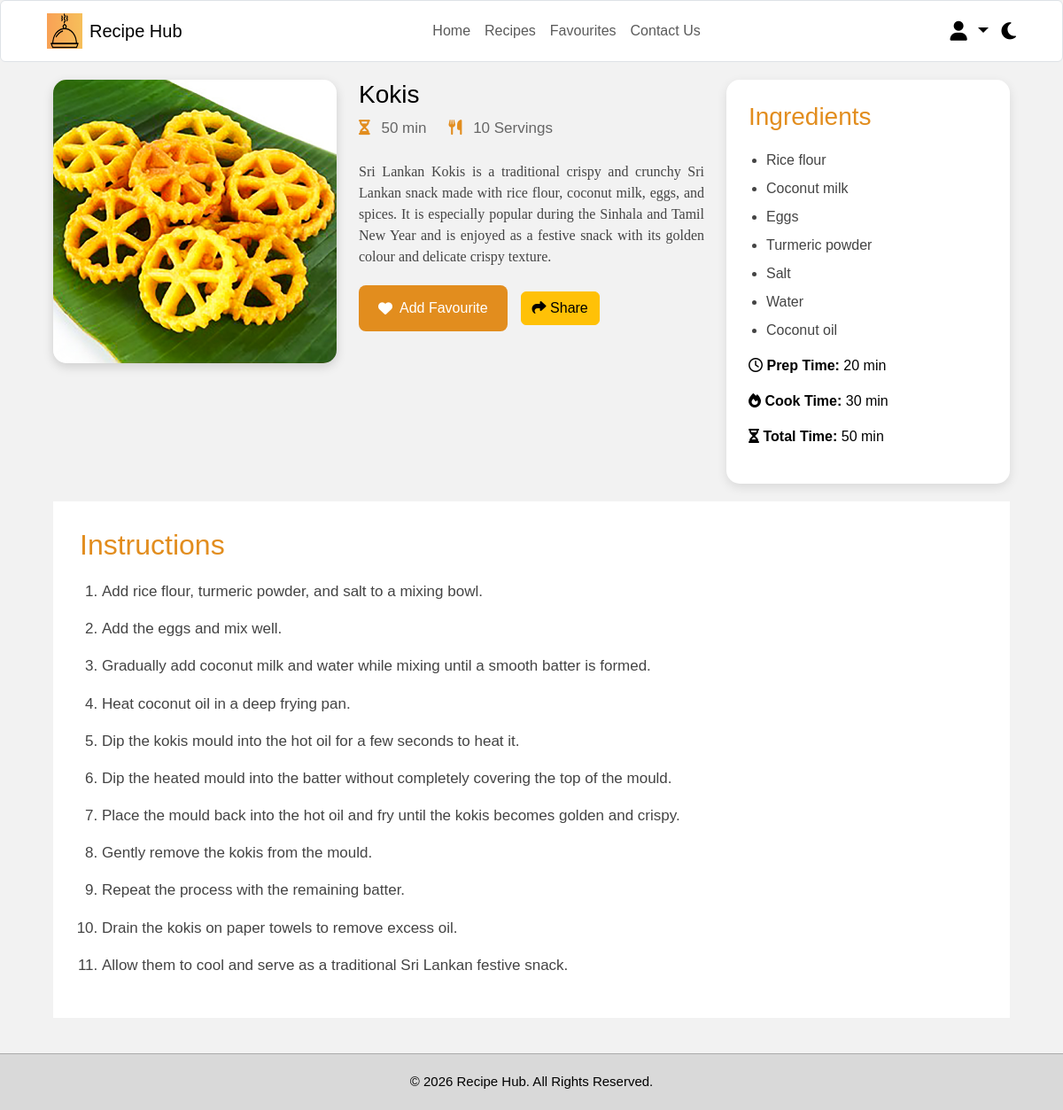
/recipe-details.php?recipe=kokis (signed in), run on the app's committed database.
### tables this page shows
CREATE TABLE `recipes` (
  `id` int(11) NOT NULL,
  `recipe_key` varchar(100) DEFAULT NULL,
  `title` varchar(255) NOT NULL,
  `description` text DEFAULT NULL,
  `image` varchar(255) DEFAULT NULL,
  `ingredients` text NOT NULL,
  `instructions` text NOT NULL,
  `prep_time` varchar(50) DEFAULT NULL,
  `cook_time` varchar(50) DEFAULT NULL,
  `total_time` varchar(50) DEFAULT NULL,
  `servings` varchar(50) DEFAULT NULL,
  `user_id` int(11) DEFAULT NULL
);

### Recipe-Details.php (the view, shortened to what this page needs)
<?php
include "includes/db.php";
$recipeKey = isset($_GET["recipe"]) ? trim($_GET["recipe"]) : "";
$sql = "SELECT id, recipe_key, title, description, image,
               ingredients, instructions,
               prep_time, cook_time, total_time, servings
        FROM recipes
        WHERE recipe_key = ?";
$stmt = $conn->prepare($sql);
$stmt->execute([$recipeKey]);
$recipe = $stmt->fetch(PDO::FETCH_ASSOC);
$userId = $_SESSION["user_id"];
$sql = "SELECT id
        FROM favourites
        WHERE user_id = ?
        AND recipe_id = ?";
$stmt = $conn->prepare($sql);
$stmt->execute([
    $userId,
    $recipe["id"]
]);
$isFavourite = $stmt->fetch(PDO::FETCH_ASSOC);
?>
<!DOCTYPE html>
<html lang="en">
<head>
    <link
        rel="stylesheet"
        href="https://cdnjs.cloudflare.com/ajax/libs/font-awesome/6.5.0/css/all.min.css"
    >
    <link
        href="https://cdn.jsdelivr.net/npm/bootstrap@5.3.3/dist/css/bootstrap.min.css"
        rel="stylesheet"
    >
    <link rel="stylesheet" href="css/style.css">
</head>
<body>
<header>
    <nav class="navbar navbar-expand-lg bg-white border rounded">
        <div class="container-fluid">
            <a class="navbar-brand d-flex align-items-center"
               href="home.php">
                <img
                    src="Images/Logo/Recipe_Hub_logo.png"
                    width="40"
                    height="40"
                    class="me-2"
                    alt="Recipe Hub Logo"
                >
                <span>
                    Recipe Hub
                </span>
            </a>
            <div
                class="collapse navbar-collapse"
                id="navbarMenu"
            >
                <ul class="navbar-nav mx-auto">
                    <li class="nav-item">
                        <a
                            class="nav-link"
                            href="home.php"
                        >
                            Home
                        </a>
                    </li>
                    <li class="nav-item">
                        <a
                            class="nav-link"
                            href="recipes.php"
                        >
                            Recipes
                        </a>
                    </li>
                    <li class="nav-item">
                        <a
                            class="nav-link"
                            href="favourites.php"
                        >
                            Favourites
                        </a>
                    </li>
                    <li class="nav-item">
                        <a
                            class="nav-link"
                            href="Contacts.php"
                        >
                            Contact Us
                        </a>
                    </li>
                </ul>
                <div class="dropdown">
                    <a
                        href="#"
                        class="user-icon dropdown-toggle"
                        data-bs-toggle="dropdown"
                        aria-expanded="false"
                    >
                        <i class="fa-solid fa-user"></i>
                    </a>
                </div>
                <i class="fa-solid fa-moon mode-icon"></i>
            </div>
        </div>
    </nav>
</header>
<main>
    <section class="recipe-details">
        <div class="recipe-image">
            <img
                id="recipeImage"
                src="<?php echo htmlspecialchars($recipe["image"]); ?>"
                alt="<?php echo htmlspecialchars($recipe["title"]); ?>"
            >
        </div>
        <div class="recipe-content">
            <h3 id="recipeTitle">
                <?php echo htmlspecialchars($recipe["title"]); ?>
            </h3>
            <div class="recipe-meta">
                <span>
                    <i class="fa-solid fa-hourglass-half"></i>
                    <?php echo htmlspecialchars($recipe["total_time"]); ?>
                </span>
                <span>
                    <i class="fa-solid fa-utensils"></i>
                    <?php echo htmlspecialchars($recipe["servings"]); ?>
                </span>
            </div>
            <p id="recipeDescription">
                <?php echo htmlspecialchars($recipe["description"]); ?>
            </p>
            <div class="favourite-actions">
    <?php if ($isFavourite): ?>
        <form method="POST" action="Favourites.php">
            <input
                type="hidden"
                name="recipe_id"
                value="<?php echo $recipe["id"]; ?>"
            >
            <input
                type="hidden"
                name="action"
                value="remove"
            >
            <button
                type="submit"
                class="fav-btn"
            >
                <i class="fa-solid fa-heart-crack"></i>
                Remove Favourite
            </button>
        </form>
    <?php else: ?>
        <form method="POST" action="Favourites.php">
            <button
                type="submit"
                class="fav-btn"
            >
                <i class="fa-solid fa-heart"></i>
                Add Favourite
            </button>
        </form>
    <?php endif; ?>
    <button
        id="shareRecipeBtn"
        class="btn btn-warning"
        type="button"
    >
        <i class="fa-solid fa-share"></i>
        Share
    </button>
</div>
        </div>
        <aside class="ingredients-box">
            <h2>
                Ingredients
            </h2>
            <ul id="recipeIngredients">
            <?php
                $ingredients = preg_split('/\r\n|\r|\n|,/', $recipe["ingredients"]);
            foreach ($ingredients as $ingredient):
             $ingredient = trim($ingredient);
             if ($ingredient !== ""):
                ?>
        <li>
            <?php echo htmlspecialchars($ingredient); ?>
        </li>
    <?php
        endif;
    endforeach;
    ?>
</ul>
            <div class="recipe-info">
                <p>
                    <i class="fa-regular fa-clock"></i>
                    <strong>Prep Time:</strong>
                    <?php echo htmlspecialchars($recipe["prep_time"]); ?>
                </p>
                <p>
                    <i class="fa-solid fa-fire"></i>
                    <strong>Cook Time:</strong>
                    <?php echo htmlspecialchars($recipe["cook_time"]); ?>
                </p>
                <p>
                    <i class="fa-solid fa-hourglass-half"></i>
                    <strong>Total Time:</strong>
                    <?php echo htmlspecialchars($recipe["total_time"]); ?>
                </p>
            </div>
        </aside>
    </section>
    <section class="instructions">
        <h2>
            Instructions
        </h2>
        <ol id="recipeInstructions">
    <?php
    $instructions = preg_split(
        '/\r\n|\r|\n/',
        $recipe["instructions"]
    );
    foreach ($instructions as $instruction):
        $instruction = trim($instruction);
        if ($instruction !== ""):
    ?>
        <li>
            <?php echo htmlspecialchars($instruction); ?>
        </li>
    <?php
        endif;
    endforeach;
    ?>
</ol>
    </section>
</main>
<footer>
    © 2026 Recipe Hub. All Rights Reserved.
</footer>
</body>
</html>

### css/Style.css (style rules this page uses)
* { margin:0; padding:0; box-sizing:border-box; font-family:Arial, Helvetica, sans-serif; }
body { background:#f2f2f2; min-height:100vh; color:black; display:flex; flex-direction:column; }
main { flex:1; }
footer { margin-top:auto; }
body { background:#f2f2f2; min-height:100vh; color:black; }
img { max-width:100%; }
a { text-decoration:none; }
header .navbar { height:70px; padding:8px 40px; background:white; border:1px solid #ddd; border-radius:10px; }
.user-icon, .mode-icon { font-size:22px; cursor:pointer; transition:0.3s; margin-left:15px; }
.recipe-details { display:grid; grid-template-columns:320px 1fr 320px; gap:25px; padding:20px 60px 20px; align-items:start; }
.recipe-image img { width:100%; height:320px; object-fit:cover; border-radius:15px; box-shadow:0 4px 12px rgba(0,0,0,0.15); }
.recipe-meta { display:flex; gap:25px; margin-bottom:25px; color:#666; font-size:17px; }
.recipe-meta i { color:#E28D1E; margin-right:8px; }
.recipe-content p { font-size:16px; line-height:1.5; font-family: "Georgia", serif;; color:#444; text-align:justify; }
.fav-btn, .share-btn { width:auto; padding:14px 22px; background:#E28D1E; color:white; border:none; border-radius:8px; font-size:16px; cursor:pointer; }
.ingredients-box { background:white; padding:25px; border-radius:15px; box-shadow:0 4px 12px rgba(0,0,0,0.1); }
.ingredients-box h2 { color:#E28D1E; font-size:28px; margin-bottom:20px; }
.ingredients-box ul { padding-left:20px; }
.ingredients-box li { margin-bottom:8px; color:#444; font-size:16px; }
.instructions { margin:0 60px 40px; background:white; padding:30px; }
.instructions h2 { font-size:32px; margin-bottom:20px; color:#E28D1E; }
.instructions ol { padding-left:25px; }
.instructions li { margin-bottom:15px; font-size:17px; line-height:1.6; color:#444; }
footer { width:100%; background:#D9D9D9; color:black; text-align:center; padding:20px; border-top:1px solid #aaa; font-size:15px; }
.dropdown .user-icon { color:black; font-size:22px; cursor:pointer; text-decoration:none; }
.favourite-actions { display: flex; align-items: center; gap: 15px; margin-top: 20px; }
.favourite-actions .fav-btn { display: inline-flex; align-items: center; justify-content: center; gap: 8px; text-decoration: none; cursor: pointer; }

### data on the page
recipes: image+title (picture), title "Kokis", total_time "50 min", servings "10 Servings", description "Sri Lankan Kokis is a traditional crispy and crunchy Sri Lankan snack made with rice flour, coconut milk, eggs, and spices. It is especially popular during the Sinhala and Tamil New Year and is enjoyed as a festive snack with its golden colour and delicate crispy texture.", ingredients "Rice flour", ingredients "Coconut milk", ingredients "Eggs", ingredients "Turmeric powder", ingredients "Salt", ingredients "Water", ingredients "Coconut oil", prep_time "20 min", cook_time "30 min", instructions "Add rice flour, turmeric powder, and salt to a mixing bowl.", instructions "Add the eggs and mix well.", instructions "Gradually add coconut milk and water while mixing until a smooth batter is formed.", instructions "Heat coconut oil in a deep frying pan.", instructions "Dip the kokis mould into the hot oil for a few seconds to heat it.", instructions "Dip the heated mould into the batter without completely covering the top of the mould.", instructions "Place the mould back into the hot oil and fry until the kokis becomes golden and crispy.", instructions "Gently remove the kokis from the mould.", instructions "Repeat the process with the remaining batter.", instructions "Drain the kokis on paper towels to remove excess oil.", instructions "Allow them to cool and serve as a traditional Sri Lankan festive snack."
